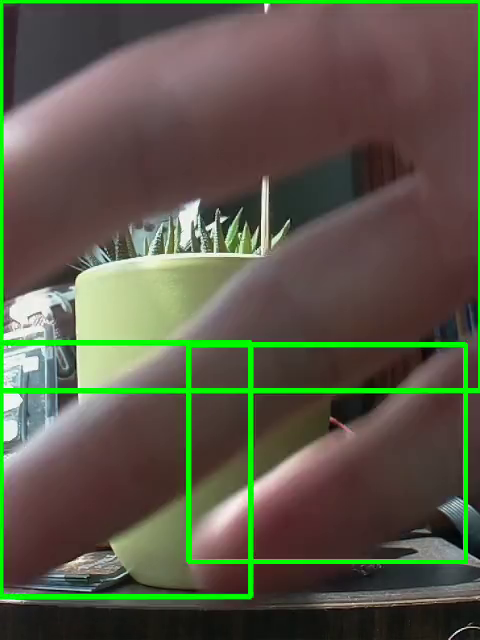
#> input picture frame 4 of FIRST CPP VIDEO.avi, 480 x 640 px, given in place of the camera
$ python FWT2.py
#> lines starting #> are read from the running program, lines starting #| are printed output that depends on the picture
# File Write Test 2
import cv2
import time

video = cv2.VideoCapture(0)
fourcc = cv2.VideoWriter_fourcc(*"H264")
_, frame = video.read()
#> frame is the input picture: shape (640, 480, 3); mean B, G, R 72.1, 89.5, 90.3
dims = (frame.shape[1], frame.shape[0])
#> dims = (480, 640)
time.sleep(0.2)
v = cv2.VideoWriter('test.avi', fourcc, 5, dims, True)
print(dims)
#| (480, 640)
print(frame.shape)
#| (640, 480, 3)
for i in range(25):
    _, frame = video.read()
    v.write(frame)
    time.sleep(0.2)
#> this loop made 25 passes
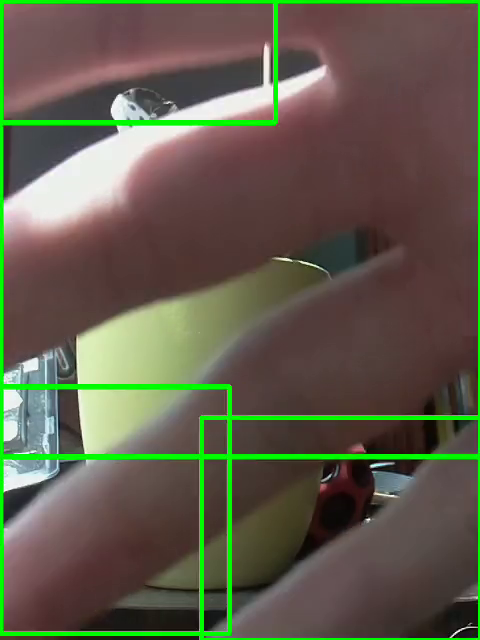
#> input picture frame 5 of FIRST CPP VIDEO.avi, 480 x 640 px, given in place of the camera
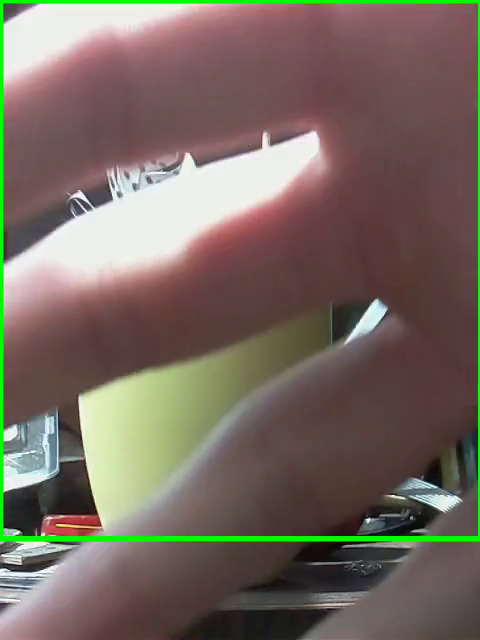
#> input picture frame 6 of FIRST CPP VIDEO.avi, 480 x 640 px, given in place of the camera
#> pass 3, `_, frame = video.read()`:
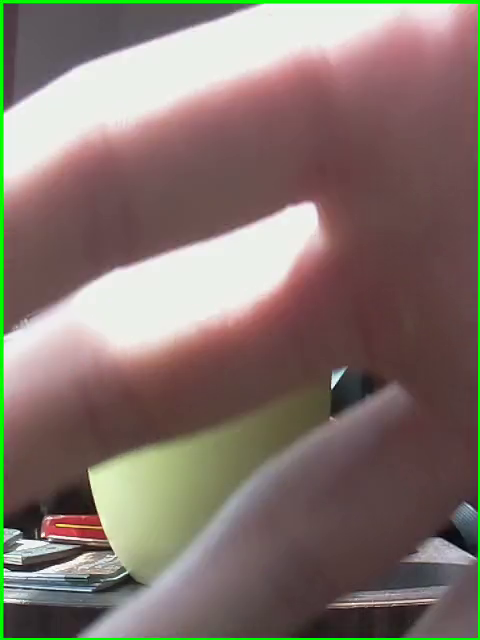
#> frame: shape (640, 480, 3); mean B, G, R 109.8, 117.1, 132.2
#> after the loop:
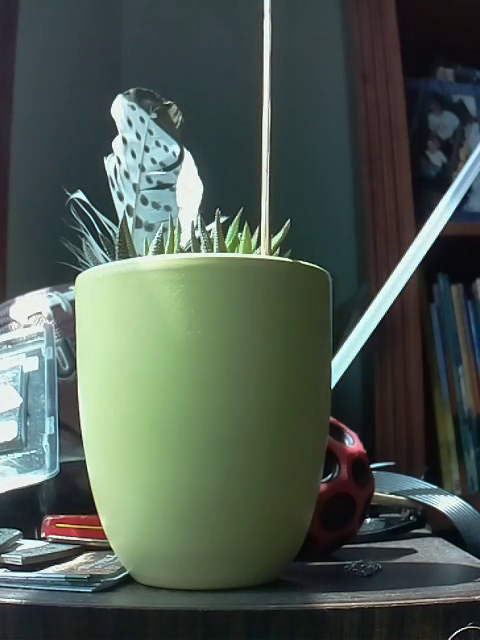
#> frame: shape (640, 480, 3); mean B, G, R 80.6, 89.8, 77.5
